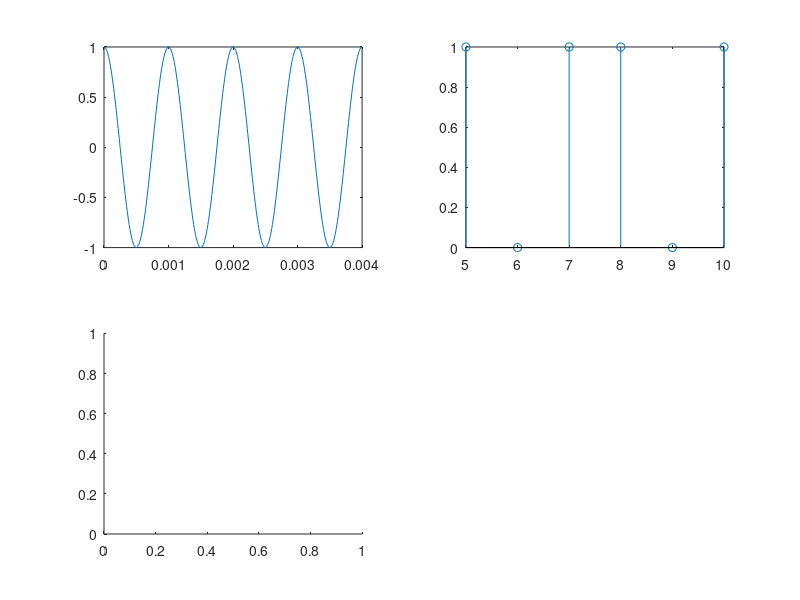

Source code (MATLAB): (Note: this script raises an error after producing the figure.)
hold on 

fm = 1000; %input (' message frequency = ');
fc = 10000; %input (' carrier frequency = ');
fs = 100000; %input (' sampling frequency = ');
t = 0:(1/fs):(4/fm)-(1/fs);

x = cos(2*pi*fm*t);

n=5:10; 
y=[1 0 1 1 0 1];
%stem is used to plot discrete signals 

subplot(2,2,1)
plot(t,x)
subplot(2,2,2)
stem(n,y);
modu=pskmod(y,6,0,"Bin")
subplot(2,2,3)
plot(t,modu)
hold off 
